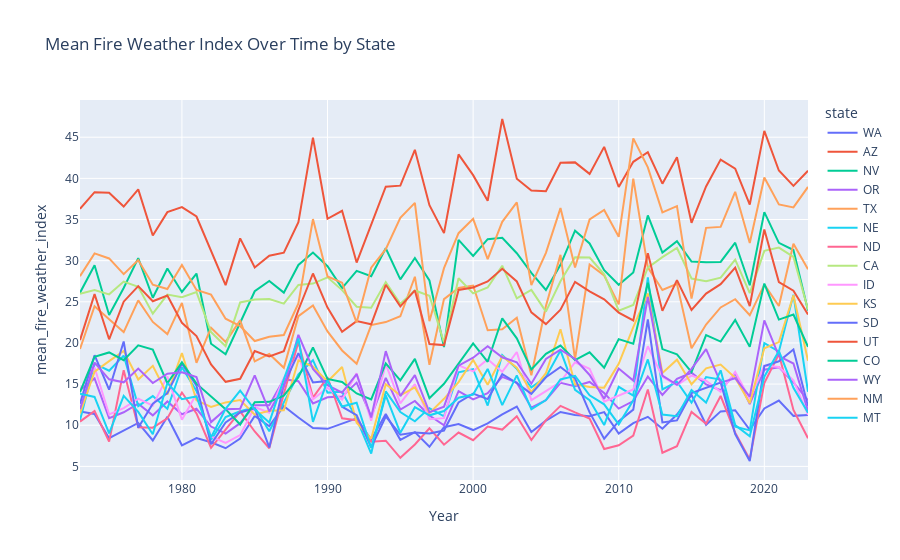

Notebook code for this chart:
### Code cell
# Get a list of all CSV files in the directory that start with "ERA5_mean"
csv_files = glob.glob('../../data/UNSEEN/wildfire/cems/preprocessed/ERA5_mean*.csv')

# Initialize an empty DataFrame
df = pd.DataFrame()

# Loop through the list of CSV files
for file in csv_files:
    # Extract the state abbreviation from the filename
    state = os.path.basename(file).split('_')[-1].split('.')[0]
    # Read the CSV file into a DataFrame
    data = pd.read_csv(file)
    
    # Add a new column to the DataFrame for the state abbreviation
    data['state'] = state
    
    data = data[data['Year'] != 2024]

    #data = data[data['Year'] > 1983]

    
    # Append the DataFrame to the main DataFrame
    df = pd.concat([df, data], ignore_index=True)

# Create a line plot with 'year' on the x-axis and 'mean_fire_weather_index' on the y-axis
fig = px.line(df, x='Year', y='mean_fire_weather_index', color='state', title='Mean Fire Weather Index Over Time by State')
fig.show()
